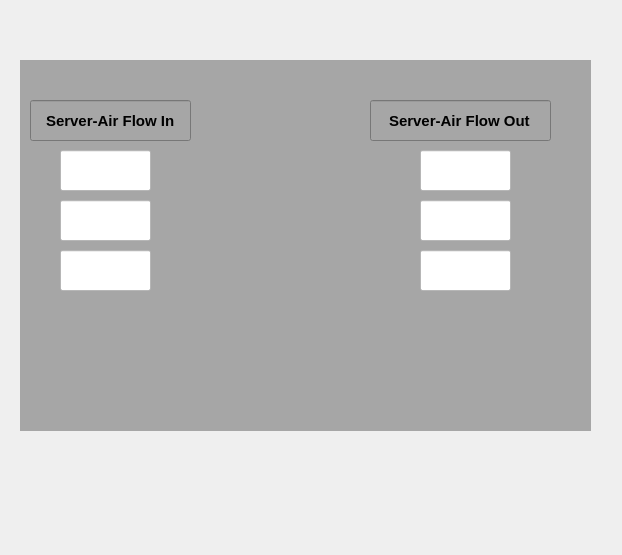
<?xml version="1.0" encoding="UTF-8"?>
<ui version="4.0">
 <class>Dialog</class>
 <widget class="QDialog" name="Dialog">
  <property name="geometry">
   <rect>
    <x>0</x>
    <y>0</y>
    <width>622</width>
    <height>555</height>
   </rect>
  </property>
  <property name="windowTitle">
   <string>Dialog</string>
  </property>
  <widget class="PyDMEmbeddedDisplay" name="PyDMEmbeddedDisplay">
   <property name="geometry">
    <rect>
     <x>20</x>
     <y>60</y>
     <width>571</width>
     <height>371</height>
    </rect>
   </property>
   <property name="toolTip">
    <string/>
   </property>
   <property name="styleSheet">
    <string notr="true">background-color: rgb(166, 166, 166);</string>
   </property>
   <widget class="PyDMLineEdit" name="CH0_size_2">
    <property name="enabled">
     <bool>false</bool>
    </property>
    <property name="geometry">
     <rect>
      <x>40</x>
      <y>90</y>
      <width>91</width>
      <height>41</height>
     </rect>
    </property>
    <property name="toolTip">
     <string/>
    </property>
    <property name="layoutDirection">
     <enum>Qt::RightToLeft</enum>
    </property>
    <property name="styleSheet">
     <string notr="true">border-color: rgb(158, 158, 158);
background-color: rgb(255, 255, 255);</string>
    </property>
    <property name="frame">
     <bool>true</bool>
    </property>
    <property name="clearButtonEnabled" stdset="0">
     <bool>false</bool>
    </property>
    <property name="channel" stdset="0">
     <string>ca://${prefix}:CH0_SIZE</string>
    </property>
   </widget>
   <widget class="PyDMLineEdit" name="CH0_size_3">
    <property name="enabled">
     <bool>false</bool>
    </property>
    <property name="geometry">
     <rect>
      <x>40</x>
      <y>140</y>
      <width>91</width>
      <height>41</height>
     </rect>
    </property>
    <property name="toolTip">
     <string/>
    </property>
    <property name="layoutDirection">
     <enum>Qt::RightToLeft</enum>
    </property>
    <property name="styleSheet">
     <string notr="true">border-color: rgb(158, 158, 158);
background-color: rgb(255, 255, 255);</string>
    </property>
    <property name="frame">
     <bool>true</bool>
    </property>
    <property name="clearButtonEnabled" stdset="0">
     <bool>false</bool>
    </property>
    <property name="channel" stdset="0">
     <string>ca://${prefix}:CH0_SIZE</string>
    </property>
   </widget>
   <widget class="PyDMLineEdit" name="CH0_size_4">
    <property name="enabled">
     <bool>false</bool>
    </property>
    <property name="geometry">
     <rect>
      <x>40</x>
      <y>190</y>
      <width>91</width>
      <height>41</height>
     </rect>
    </property>
    <property name="toolTip">
     <string/>
    </property>
    <property name="layoutDirection">
     <enum>Qt::RightToLeft</enum>
    </property>
    <property name="styleSheet">
     <string notr="true">border-color: rgb(158, 158, 158);
background-color: rgb(255, 255, 255);</string>
    </property>
    <property name="frame">
     <bool>true</bool>
    </property>
    <property name="clearButtonEnabled" stdset="0">
     <bool>false</bool>
    </property>
    <property name="channel" stdset="0">
     <string>ca://${prefix}:CH0_SIZE</string>
    </property>
   </widget>
   <widget class="QLineEdit" name="Size_text_2">
    <property name="geometry">
     <rect>
      <x>10</x>
      <y>40</y>
      <width>161</width>
      <height>41</height>
     </rect>
    </property>
    <property name="font">
     <font>
      <pointsize>11</pointsize>
      <weight>75</weight>
      <bold>true</bold>
     </font>
    </property>
    <property name="layoutDirection">
     <enum>Qt::LeftToRight</enum>
    </property>
    <property name="autoFillBackground">
     <bool>true</bool>
    </property>
    <property name="styleSheet">
     <string notr="true">border-color: rgb(158, 158, 158);</string>
    </property>
    <property name="text">
     <string>Server-Air Flow In</string>
    </property>
    <property name="maxLength">
     <number>32774</number>
    </property>
    <property name="frame">
     <bool>true</bool>
    </property>
    <property name="alignment">
     <set>Qt::AlignCenter</set>
    </property>
    <property name="readOnly">
     <bool>true</bool>
    </property>
    <property name="cursorMoveStyle">
     <enum>Qt::VisualMoveStyle</enum>
    </property>
   </widget>
   <widget class="PyDMLineEdit" name="CH0_size_5">
    <property name="enabled">
     <bool>false</bool>
    </property>
    <property name="geometry">
     <rect>
      <x>400</x>
      <y>90</y>
      <width>91</width>
      <height>41</height>
     </rect>
    </property>
    <property name="toolTip">
     <string/>
    </property>
    <property name="layoutDirection">
     <enum>Qt::RightToLeft</enum>
    </property>
    <property name="styleSheet">
     <string notr="true">border-color: rgb(158, 158, 158);
background-color: rgb(255, 255, 255);</string>
    </property>
    <property name="frame">
     <bool>true</bool>
    </property>
    <property name="clearButtonEnabled" stdset="0">
     <bool>false</bool>
    </property>
    <property name="channel" stdset="0">
     <string>ca://${prefix}:CH0_SIZE</string>
    </property>
   </widget>
   <widget class="PyDMLineEdit" name="CH0_size_6">
    <property name="enabled">
     <bool>false</bool>
    </property>
    <property name="geometry">
     <rect>
      <x>400</x>
      <y>190</y>
      <width>91</width>
      <height>41</height>
     </rect>
    </property>
    <property name="toolTip">
     <string/>
    </property>
    <property name="layoutDirection">
     <enum>Qt::RightToLeft</enum>
    </property>
    <property name="styleSheet">
     <string notr="true">border-color: rgb(158, 158, 158);
background-color: rgb(255, 255, 255);</string>
    </property>
    <property name="frame">
     <bool>true</bool>
    </property>
    <property name="clearButtonEnabled" stdset="0">
     <bool>false</bool>
    </property>
    <property name="channel" stdset="0">
     <string>ca://${prefix}:CH0_SIZE</string>
    </property>
   </widget>
   <widget class="PyDMLineEdit" name="CH0_size_7">
    <property name="enabled">
     <bool>false</bool>
    </property>
    <property name="geometry">
     <rect>
      <x>400</x>
      <y>140</y>
      <width>91</width>
      <height>41</height>
     </rect>
    </property>
    <property name="toolTip">
     <string/>
    </property>
    <property name="layoutDirection">
     <enum>Qt::RightToLeft</enum>
    </property>
    <property name="styleSheet">
     <string notr="true">border-color: rgb(158, 158, 158);
background-color: rgb(255, 255, 255);</string>
    </property>
    <property name="frame">
     <bool>true</bool>
    </property>
    <property name="clearButtonEnabled" stdset="0">
     <bool>false</bool>
    </property>
    <property name="channel" stdset="0">
     <string>ca://${prefix}:CH0_SIZE</string>
    </property>
   </widget>
   <widget class="QLineEdit" name="Size_text_3">
    <property name="geometry">
     <rect>
      <x>350</x>
      <y>40</y>
      <width>181</width>
      <height>41</height>
     </rect>
    </property>
    <property name="font">
     <font>
      <pointsize>11</pointsize>
      <weight>75</weight>
      <bold>true</bold>
     </font>
    </property>
    <property name="layoutDirection">
     <enum>Qt::LeftToRight</enum>
    </property>
    <property name="autoFillBackground">
     <bool>false</bool>
    </property>
    <property name="styleSheet">
     <string notr="true">border-color: rgb(158, 158, 158);</string>
    </property>
    <property name="text">
     <string>Server-Air Flow Out</string>
    </property>
    <property name="maxLength">
     <number>32774</number>
    </property>
    <property name="frame">
     <bool>true</bool>
    </property>
    <property name="alignment">
     <set>Qt::AlignCenter</set>
    </property>
    <property name="readOnly">
     <bool>true</bool>
    </property>
    <property name="cursorMoveStyle">
     <enum>Qt::VisualMoveStyle</enum>
    </property>
   </widget>
  </widget>
 </widget>
 <customwidgets>
  <customwidget>
   <class>PyDMEmbeddedDisplay</class>
   <extends>QFrame</extends>
   <header>pydm.widgets.embedded_display</header>
   <container>1</container>
  </customwidget>
  <customwidget>
   <class>PyDMLineEdit</class>
   <extends>QLineEdit</extends>
   <header>pydm.widgets.line_edit</header>
  </customwidget>
 </customwidgets>
 <resources/>
 <connections/>
</ui>
